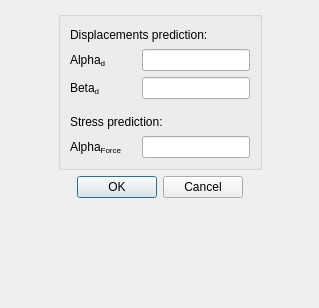
<?xml version="1.0" encoding="UTF-8"?>
<ui version="4.0">
 <class>FluidStructureInteractionAdvancedOptionsDialogForm</class>
 <widget class="QDialog" name="FluidStructureInteractionAdvancedOptionsDialogForm">
  <property name="geometry">
   <rect>
    <x>0</x>
    <y>0</y>
    <width>319</width>
    <height>308</height>
   </rect>
  </property>
  <property name="windowTitle">
   <string>Dialog</string>
  </property>
  <layout class="QGridLayout" name="gridLayout_2">
   <item row="0" column="0">
    <spacer name="horizontalSpacer_8">
     <property name="orientation">
      <enum>Qt::Horizontal</enum>
     </property>
     <property name="sizeHint" stdset="0">
      <size>
       <width>30</width>
       <height>17</height>
      </size>
     </property>
    </spacer>
   </item>
   <item row="0" column="1">
    <layout class="QVBoxLayout" name="verticalLayout_2">
     <item>
      <widget class="QGroupBox" name="groupBox">
       <property name="title">
        <string/>
       </property>
       <layout class="QVBoxLayout" name="verticalLayout_4">
        <item>
         <layout class="QVBoxLayout" name="verticalLayout">
          <item>
           <layout class="QGridLayout" name="gridLayout_3">
            <item row="0" column="0">
             <widget class="QLabel" name="label">
              <property name="text">
               <string>Displacements prediction:</string>
              </property>
             </widget>
            </item>
            <item row="0" column="1">
             <spacer name="horizontalSpacer_4">
              <property name="orientation">
               <enum>Qt::Horizontal</enum>
              </property>
              <property name="sizeHint" stdset="0">
               <size>
                <width>13</width>
                <height>17</height>
               </size>
              </property>
             </spacer>
            </item>
           </layout>
          </item>
          <item>
           <layout class="QGridLayout" name="gridLayout">
            <item row="0" column="0">
             <widget class="QLabel" name="label_4">
              <property name="text">
               <string>Alpha&lt;sub&gt;d&lt;/sub&gt;</string>
              </property>
             </widget>
            </item>
            <item row="0" column="1">
             <spacer name="horizontalSpacer">
              <property name="orientation">
               <enum>Qt::Horizontal</enum>
              </property>
              <property name="sizeHint" stdset="0">
               <size>
                <width>17</width>
                <height>17</height>
               </size>
              </property>
             </spacer>
            </item>
            <item row="0" column="2">
             <widget class="QLineEdit" name="lineEditDisplacementAlpha">
              <property name="toolTip">
               <string>code_saturne key word: aexxst</string>
              </property>
             </widget>
            </item>
            <item row="1" column="0">
             <widget class="QLabel" name="label_5">
              <property name="text">
               <string>Beta&lt;sub&gt;d&lt;/sub&gt;</string>
              </property>
             </widget>
            </item>
            <item row="1" column="1">
             <spacer name="horizontalSpacer_2">
              <property name="orientation">
               <enum>Qt::Horizontal</enum>
              </property>
              <property name="sizeHint" stdset="0">
               <size>
                <width>17</width>
                <height>17</height>
               </size>
              </property>
             </spacer>
            </item>
            <item row="1" column="2">
             <widget class="QLineEdit" name="lineEditDisplacementBeta">
              <property name="toolTip">
               <string>code_saturne key word: bexxst</string>
              </property>
             </widget>
            </item>
           </layout>
          </item>
         </layout>
        </item>
        <item>
         <spacer name="verticalSpacer">
          <property name="orientation">
           <enum>Qt::Vertical</enum>
          </property>
          <property name="sizeHint" stdset="0">
           <size>
            <width>13</width>
            <height>8</height>
           </size>
          </property>
         </spacer>
        </item>
        <item>
         <layout class="QVBoxLayout" name="verticalLayout_3">
          <item>
           <layout class="QHBoxLayout" name="horizontalLayout_3">
            <item>
             <widget class="QLabel" name="label_2">
              <property name="text">
               <string>Stress prediction:</string>
              </property>
             </widget>
            </item>
            <item>
             <spacer name="horizontalSpacer_5">
              <property name="orientation">
               <enum>Qt::Horizontal</enum>
              </property>
              <property name="sizeHint" stdset="0">
               <size>
                <width>13</width>
                <height>17</height>
               </size>
              </property>
             </spacer>
            </item>
           </layout>
          </item>
          <item>
           <layout class="QHBoxLayout" name="horizontalLayout_2">
            <item>
             <widget class="QLabel" name="label_3">
              <property name="text">
               <string>Alpha&lt;sub&gt;Force&lt;/sub&gt;</string>
              </property>
             </widget>
            </item>
            <item>
             <spacer name="horizontalSpacer_3">
              <property name="orientation">
               <enum>Qt::Horizontal</enum>
              </property>
              <property name="sizeHint" stdset="0">
               <size>
                <width>13</width>
                <height>22</height>
               </size>
              </property>
             </spacer>
            </item>
            <item>
             <widget class="QLineEdit" name="lineEditStressAlpha">
              <property name="toolTip">
               <string>code_saturne key word: cfopre</string>
              </property>
              <property name="text">
               <string/>
              </property>
             </widget>
            </item>
           </layout>
          </item>
         </layout>
        </item>
       </layout>
      </widget>
     </item>
     <item>
      <widget class="QDialogButtonBox" name="buttonBox">
       <property name="orientation">
        <enum>Qt::Horizontal</enum>
       </property>
       <property name="standardButtons">
        <set>QDialogButtonBox::Cancel|QDialogButtonBox::Ok</set>
       </property>
       <property name="centerButtons">
        <bool>true</bool>
       </property>
      </widget>
     </item>
    </layout>
   </item>
   <item row="0" column="2">
    <spacer name="horizontalSpacer_9">
     <property name="orientation">
      <enum>Qt::Horizontal</enum>
     </property>
     <property name="sizeHint" stdset="0">
      <size>
       <width>29</width>
       <height>17</height>
      </size>
     </property>
    </spacer>
   </item>
   <item row="1" column="1">
    <spacer name="verticalSpacer_2">
     <property name="orientation">
      <enum>Qt::Vertical</enum>
     </property>
     <property name="sizeHint" stdset="0">
      <size>
       <width>17</width>
       <height>0</height>
      </size>
     </property>
    </spacer>
   </item>
  </layout>
 </widget>
 <resources/>
 <connections>
  <connection>
   <sender>buttonBox</sender>
   <signal>accepted()</signal>
   <receiver>FluidStructureInteractionAdvancedOptionsDialogForm</receiver>
   <slot>accept()</slot>
   <hints>
    <hint type="sourcelabel">
     <x>248</x>
     <y>254</y>
    </hint>
    <hint type="destinationlabel">
     <x>157</x>
     <y>274</y>
    </hint>
   </hints>
  </connection>
  <connection>
   <sender>buttonBox</sender>
   <signal>rejected()</signal>
   <receiver>FluidStructureInteractionAdvancedOptionsDialogForm</receiver>
   <slot>reject()</slot>
   <hints>
    <hint type="sourcelabel">
     <x>316</x>
     <y>260</y>
    </hint>
    <hint type="destinationlabel">
     <x>286</x>
     <y>274</y>
    </hint>
   </hints>
  </connection>
 </connections>
</ui>
